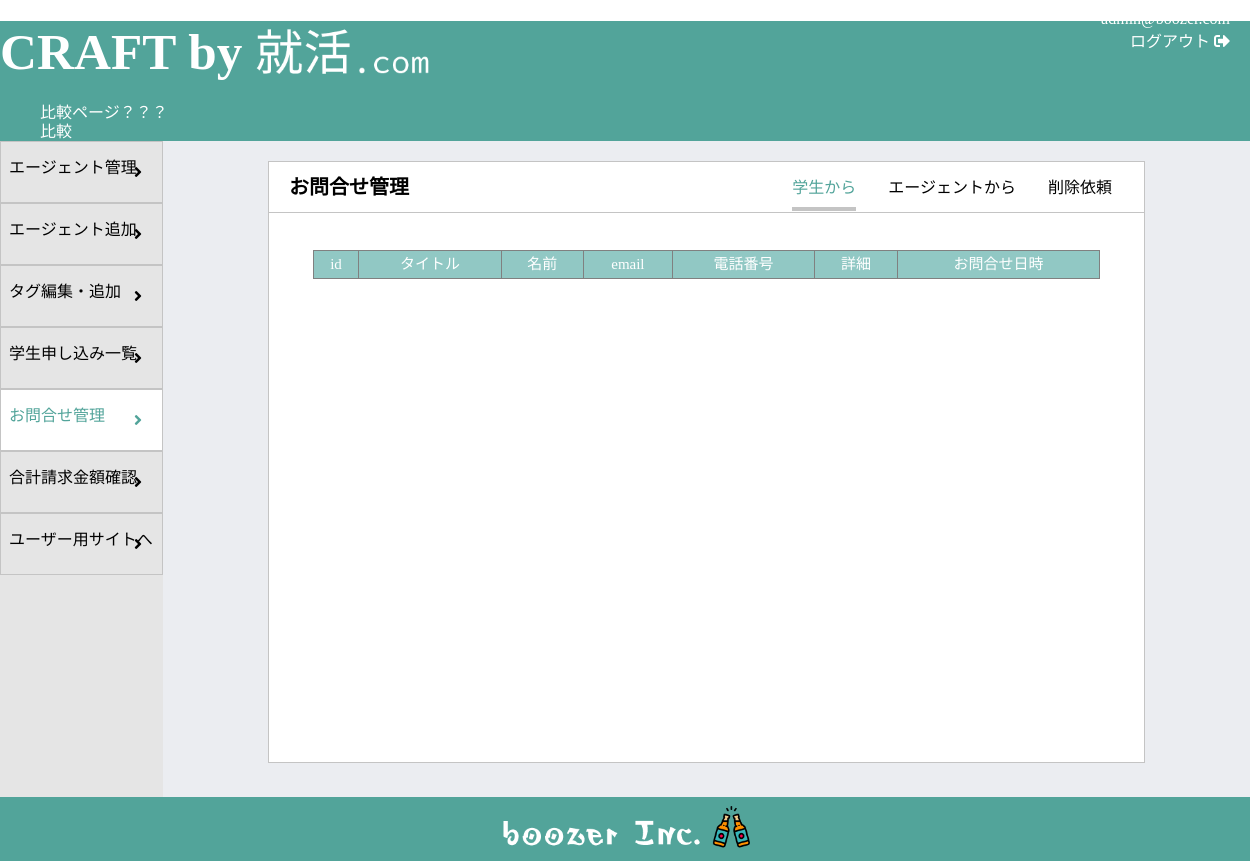
Before: /craft_admin/contact_management.php (signed in) with the older database file.
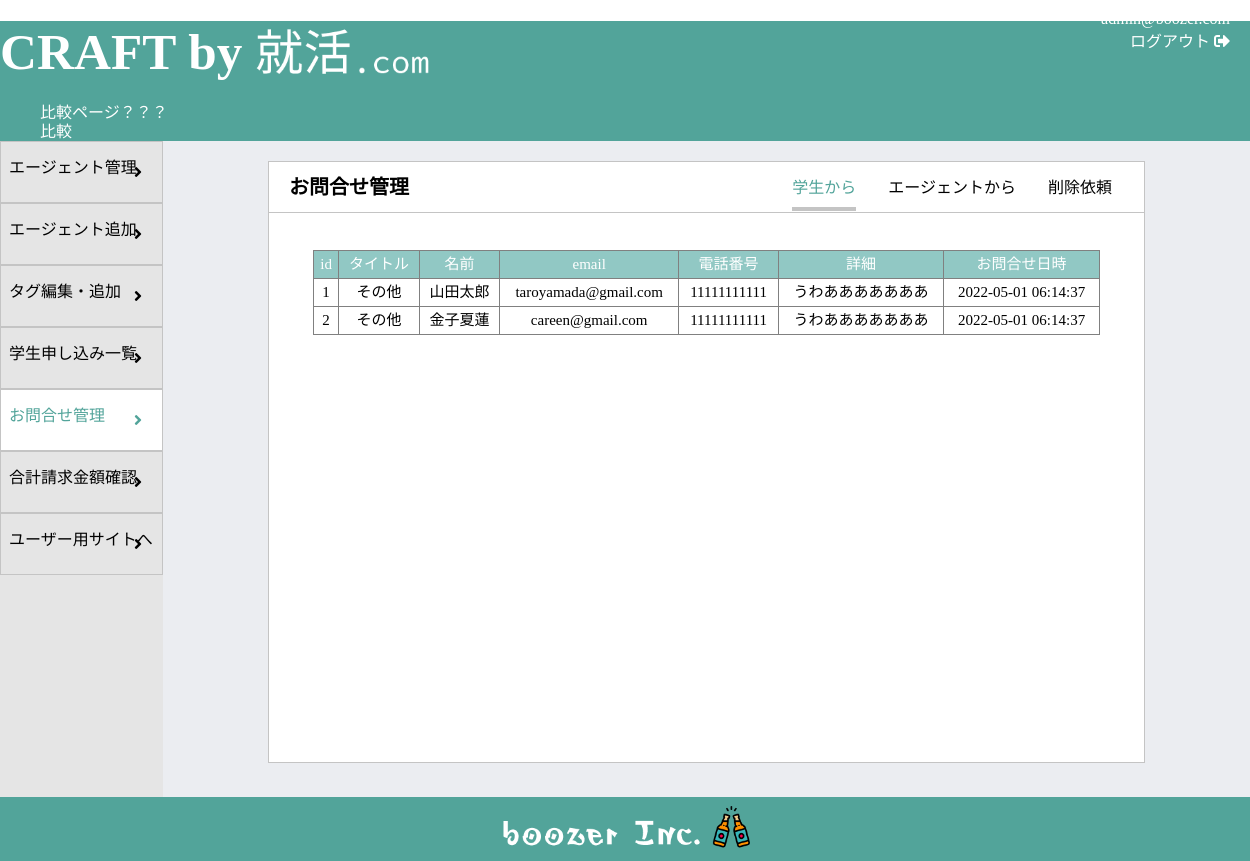
After: the same page with the newer database file.
### tables this page shows
CREATE TABLE user_contact_form (
    id INT AUTO_INCREMENT NOT NULL PRIMARY KEY,
    title VARCHAR(255) NOT NULL,
    name VARCHAR(255) NOT NULL,
    email VARCHAR(255) NOT NULL,
    phone VARCHAR(255) NOT NULL,
    detail VARCHAR(255) NOT NULL,
    created_at DATETIME NOT NULL DEFAULT CURRENT_TIMESTAMP
);

### src/craft_admin/contact_management.php (the view, shortened to what this page needs)
<?php
include('../_header.php');
require('../dbconnect.php');
$sql = "SELECT * FROM user_contact_form";
$sql_prepare = $db->prepare($sql);
$sql_prepare->execute();
$contact_form_lists = $sql_prepare->fetchAll();
?>
<head>
    <link rel="stylesheet" href="/css/normalize.css">
    <link rel="stylesheet" href="/css/style.css">
    <link href="https://use.fontawesome.com/releases/v5.15.4/css/all.css" rel="stylesheet">
</head>
<body>
    <div class="util_logout">
        <p class="util_logout_email"><?= $_SESSION['email'] ?></p>
        <a href="./login/logout.php">
            ログアウト
            <i class="fas fa-sign-out-alt"></i>
        </a>
    </div>
    <div class="util_container">
        <div class="util_sidebar">
            <div class="util_sidebar_button">
                <a class="util_sidebar_link" href="/craft_admin/home.php">エージェント管理</a>
                <i class="fas fa-angle-right"></i>
            </div>
            <div class="util_sidebar_button">
                <a class="util_sidebar_link" href="/craft_admin/add_agent.php">エージェント追加</a>
                <i class="fas fa-angle-right"></i>
            </div>
            <div class="util_sidebar_button">
                <a class="util_sidebar_link" href="/craft_admin/tag.php">タグ編集・追加</a>
                <i class="fas fa-angle-right"></i>
            </div>
            <div class="util_sidebar_button">
                <a class="util_sidebar_link" href="/craft_admin/students_info.php">学生申し込み一覧</a>
                <i class="fas fa-angle-right"></i>
            </div>
            <div class="util_sidebar_button  util_sidebar_button--selected">
                <a class="util_sidebar_link util_sidebar_link--selected" href="contact_management.php">お問合せ管理</a>
                <i class="fas fa-angle-right"></i>
            </div>
            <div class="util_sidebar_button">
                <a class="util_sidebar_link" href="/craft_admin/invoice.php">合計請求金額確認</a>
                <i class="fas fa-angle-right"></i>
            </div>
            <div class="util_sidebar_button">
                <a class="util_sidebar_link" href="/userpage/top.php" target="_blank">ユーザー用サイトへ</a>
                <i class="fas fa-angle-right"></i>
            </div>
        </div>
        <div class="util_content">
            <div class="util_title">
                <h2 class="util_title--text">
                    お問合せ管理
                </h2>
                <div class="tab_container">
                    <div class="tab-area">
                        <div class="tab  active">
                            <a class="tab__link__active" href="contact_management.php">学生から</a>
                        </div>
                        <div class="tab">
                            <a class="tab__link" href="inquiries_agent.php">
                                エージェントから
                            </a>
                        </div>
                        <div class="tab">
                            <a class="tab__link" href="inquiries_delete.php">
                                削除依頼
                            </a>
                        </div>
                    </div>
                </div>
            </div>
            <div class="manageinquiries">
                <div class="content-area">
                    <div class="management__content show">
                        <div>
                            <table class="manageinquiries_table" border=1; style=border-collapse:collapse;>
                                <tr class="invoice__table__big-item">
                                    <th>
                                        id
                                    </th>
                                    <th>
                                        タイトル
                                    </th>
                                    <th>
                                        名前
                                    </th>
                                    <th>
                                        email
                                    </th>
                                    <th>
                                        電話番号
                                    </th>
                                    <th>
                                        詳細
                                    </th>
                                    <th>
                                        お問合せ日時
                                    </th>
                                </tr>
                                <?php
                                foreach ($contact_form_lists as $contact_list) {
                                    echo "<tr>";
                                    echo "<th> ${contact_list['id']} </th>";
                                    echo "<th> ${contact_list['title']} </th>";
                                    echo "<th> ${contact_list['name']} </th>";
                                    echo "<th> ${contact_list['email']} </th>";
                                    echo "<th> ${contact_list['phone']} </th>";
                                    echo "<th> ${contact_list['detail']} </th>";
                                    echo "<th> ${contact_list['created_at']} </th>";
                                    echo "</tr>";
                                };
                                echo "</table>";
                                echo "</div>";
                                ?>
                        </div>
                    </div>
                </div>
            </div>
        </div>
</body>
<?php require('../_footer.php'); ?>
</html>

### src/_header.php (shortened to what this page needs)
<!DOCTYPE html>
<html lang="ja">
<head>
    <link rel="stylesheet" href="../css/normalize.css">
    <link rel="stylesheet" href="../css/style.css">
    <link href="https://use.fontawesome.com/releases/v5.15.4/css/all.css" rel="stylesheet">
</head>
<body>
    <header class="header no-print-area">
        <h1 class="no-print-area header_top">
            <a class="header_logo" href="/userpage/top.php">
                <p>CRAFT by</p>
                <img src="/img/syukatudotcom_logo_white.png" alt="就活.comのロゴ">
            </a>
        </h1>
        <ul class="header_bottom">
            <li><a href="/user/contact_form.php">比較ページ？？？</a></li>
            <li><a href="">比較</a></li>
        </ul>
    </header>
    <main>

### src/_footer.php
</main>
<footer class="footer no-print-area">
    <div class="footer_logo">
        <a href="" class="footer_logo">
            <img src="/img/boozer_logo_white.png" alt="boozerのロゴ">
        </a>
    </div>
</footer>
</body>
</html>

Changed rows visible on the page:
added user_contact_form: id "1", title "その他", name "山田太郎", email "taroyamada@gmail.com", phone "11111111111", detail "うわあああああああ", created_at "2022-05-01 06:14:37"
added user_contact_form: id "2", title "その他", name "金子夏蓮", email "careen@gmail.com", phone "11111111111", detail "うわあああああああ", created_at "2022-05-01 06:14:37"
